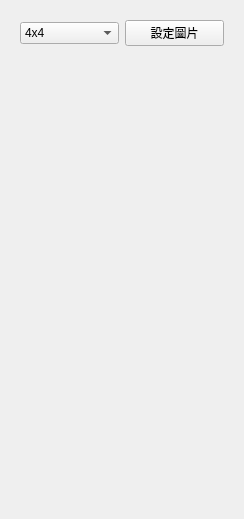
<?xml version="1.0" encoding="UTF-8"?>
<ui version="4.0">
 <class>EditGrid</class>
 <widget class="QWidget" name="EditGrid">
  <property name="geometry">
   <rect>
    <x>0</x>
    <y>0</y>
    <width>244</width>
    <height>519</height>
   </rect>
  </property>
  <property name="windowTitle">
   <string>Form</string>
  </property>
  <layout class="QVBoxLayout" name="verticalLayout">
   <item>
    <widget class="QWidget" name="widget" native="true">
     <layout class="QHBoxLayout" name="horizontalLayout">
      <item>
       <widget class="QComboBox" name="cbSelect">
        <item>
         <property name="text">
          <string>4x4</string>
         </property>
        </item>
        <item>
         <property name="text">
          <string>9x9</string>
         </property>
        </item>
       </widget>
      </item>
      <item>
       <widget class="QPushButton" name="btnSet">
        <property name="text">
         <string>設定圖片</string>
        </property>
       </widget>
      </item>
     </layout>
    </widget>
   </item>
   <item>
    <spacer name="verticalSpacer">
     <property name="orientation">
      <enum>Qt::Vertical</enum>
     </property>
     <property name="sizeHint" stdset="0">
      <size>
       <width>20</width>
       <height>451</height>
      </size>
     </property>
    </spacer>
   </item>
  </layout>
 </widget>
 <resources/>
 <connections/>
</ui>
